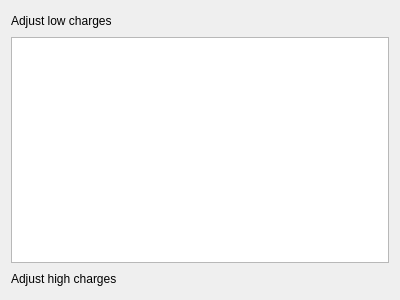
<?xml version="1.0" encoding="UTF-8"?>
<ui version="4.0">
 <class>EditChargesWidget</class>
 <widget class="QWidget" name="EditChargesWidget">
  <property name="geometry">
   <rect>
    <x>0</x>
    <y>0</y>
    <width>400</width>
    <height>300</height>
   </rect>
  </property>
  <property name="windowTitle">
   <string>Form</string>
  </property>
  <layout class="QVBoxLayout" name="verticalLayout">
   <item>
    <layout class="QHBoxLayout" name="qhlay_lowChargeButtons">
     <item>
      <widget class="QLabel" name="ql_ajdLowCharges">
       <property name="text">
        <string>Adjust low charges</string>
       </property>
      </widget>
     </item>
     <item>
      <spacer name="horizontalSpacer">
       <property name="orientation">
        <enum>Qt::Horizontal</enum>
       </property>
       <property name="sizeHint" stdset="0">
        <size>
         <width>40</width>
         <height>20</height>
        </size>
       </property>
      </spacer>
     </item>
    </layout>
   </item>
   <item>
    <widget class="ReturnAcceptableTableView" name="qtblView_charges"/>
   </item>
   <item>
    <layout class="QHBoxLayout" name="qhlay_highChargeButtons">
     <item>
      <widget class="QLabel" name="ql_adjHighCharges">
       <property name="text">
        <string>Adjust high charges</string>
       </property>
      </widget>
     </item>
     <item>
      <spacer name="horizontalSpacer_2">
       <property name="orientation">
        <enum>Qt::Horizontal</enum>
       </property>
       <property name="sizeHint" stdset="0">
        <size>
         <width>40</width>
         <height>20</height>
        </size>
       </property>
      </spacer>
     </item>
    </layout>
   </item>
  </layout>
 </widget>
 <customwidgets>
  <customwidget>
   <class>ReturnAcceptableTableView</class>
   <extends>QTableView</extends>
   <header>src/ui/returnacceptabletableview.h</header>
  </customwidget>
 </customwidgets>
 <resources/>
 <connections/>
</ui>
